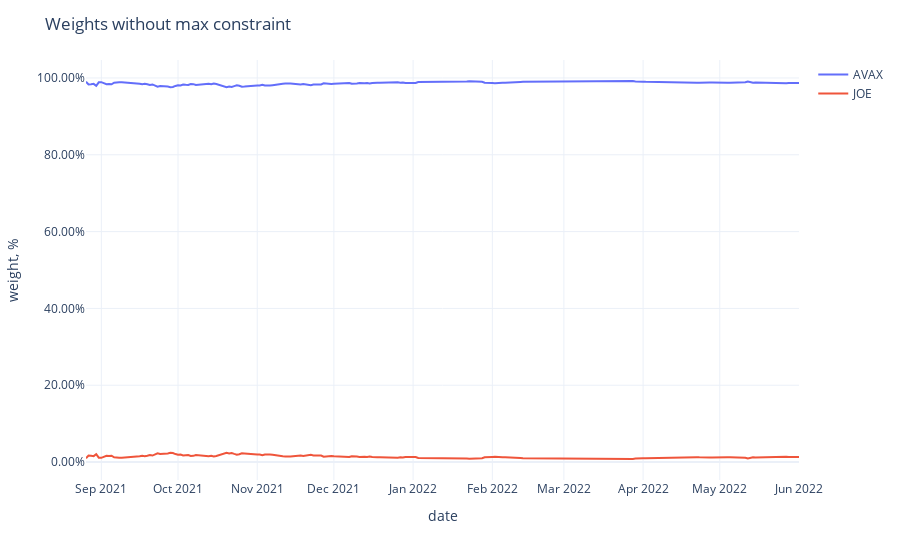

The cell this chart's notebook holds for it:
### Code cell
fig = px.line(weights,
              labels={'value': 'weight, %', 'variable': ''})
fig.update_traces(
    hovertemplate="%{y}"
)
fig.update_yaxes(
    tickformat=".2%",
)
fig.update_xaxes(
    showspikes=True,
    spikethickness=2,
    spikedash="dot",
    spikecolor="#999999",
    spikemode="across",
)
fig.update_layout(
    ## showlegend=False,
    hovermode="x",
    hoverdistance=100,  ## Distance to show hover label of data point
    spikedistance=1000,  ## Distance to show spike
    template='plotly_white',
    title='Weights without max constraint'
)

### Figure 1 — Plotly figure (JSON) as saved in the notebook; plotly's stock layout.template omitted (floating-point values rounded to 4 significant figures; data arrays with more than 128 entries replaced by an {"elided": "..."} marker saying what was removed)
{"data": [{"hovertemplate": "%{y}", "legendgroup": "AVAX", "line": {"color": "#636efa", "dash": "solid"}, "marker": {"symbol": "circle"}, "mode": "lines", "name": "AVAX", "orientation": "v", "showlegend": true, "type": "scatter", "x": {"elided": "280 str values"}, "xaxis": "x", "y": {"elided": "280 float values"}, "yaxis": "y"}, {"hovertemplate": "%{y}", "legendgroup": "JOE", "line": {"color": "#EF553B", "dash": "solid"}, "marker": {"symbol": "circle"}, "mode": "lines", "name": "JOE", "orientation": "v", "showlegend": true, "type": "scatter", "x": {"elided": "280 str values"}, "xaxis": "x", "y": {"elided": "280 float values"}, "yaxis": "y"}], "layout": {"autosize": true, "hoverdistance": 100, "hovermode": "x", "legend": {"title": {"text": ""}, "tracegroupgap": 0}, "margin": {"t": 60}, "spikedistance": 1000, "title": {"text": "Weights without max constraint"}, "xaxis": {"anchor": "y", "autorange": true, "domain": [0, 1], "range": ["2021-08-26", "2022-06-01"], "showspikes": true, "spikecolor": "#999999", "spikedash": "dot", "spikemode": "across", "spikethickness": 2, "title": {"text": "date"}, "type": "date"}, "yaxis": {"anchor": "x", "autorange": true, "domain": [0, 1], "range": [-0.04679, 1.047], "tickformat": ".2%", "title": {"text": "weight, %"}, "type": "linear"}}}
